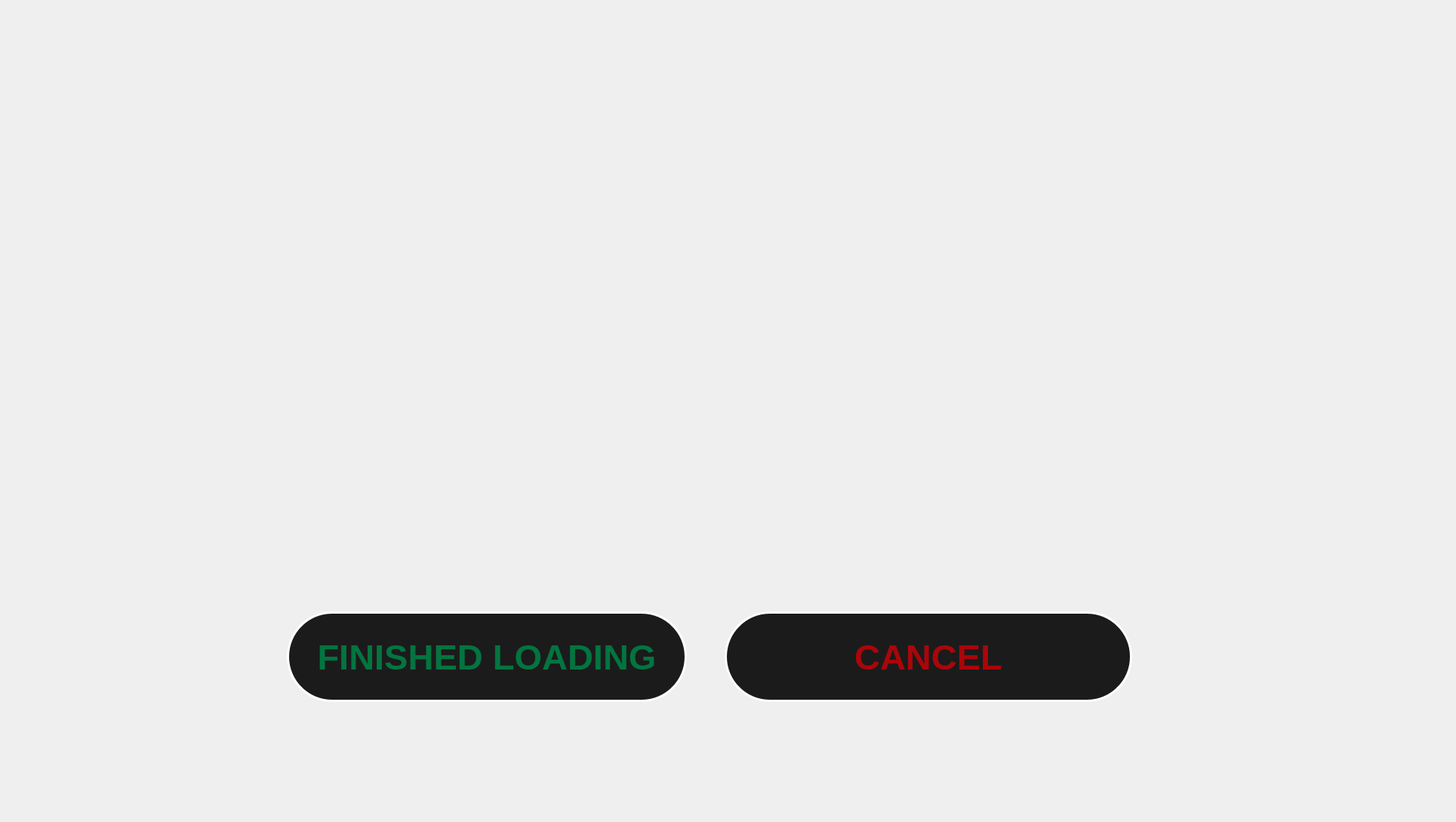
    <widget class="QWidget" name="LoadSampleScreen">
     <property name="styleSheet">
      <string notr="true"/>
     </property>
     <widget class="QPushButton" name="sample_loaded_btn">
      <property name="geometry">
       <rect>
        <x>380</x>
        <y>810</y>
        <width>530</width>
        <height>120</height>
       </rect>
      </property>
      <property name="sizePolicy">
       <sizepolicy hsizetype="Minimum" vsizetype="Fixed">
        <horstretch>0</horstretch>
        <verstretch>0</verstretch>
       </sizepolicy>
      </property>
      <property name="font">
       <font>
        <family>Arial</family>
        <pointsize>35</pointsize>
        <weight>75</weight>
        <italic>false</italic>
        <bold>true</bold>
       </font>
      </property>
      <property name="styleSheet">
       <string notr="true">QPushButton 
{
border-radius: 60px;
 background-color: rgb(27, 27, 27);
 border: 3px solid white;
 color: rgb(3, 116, 64);
}

QPushButton:pressed 
{
border-radius: 60px;
 background-color: rgb(27, 27, 27);
 border: 6px solid white;
 color: rgb(3, 116, 64);
}

QPushButton:disabled
{
border-radius: 60px;
 background-color: rgb(27, 27, 27);
 border: 6px solid grey;
 color: grey;
}</string>
      </property>
      <property name="text">
       <string>FINISHED LOADING</string>
      </property>
     </widget>
     <widget class="QPushButton" name="cancel_load_btn">
      <property name="geometry">
       <rect>
        <x>960</x>
        <y>810</y>
        <width>540</width>
        <height>120</height>
       </rect>
      </property>
      <property name="sizePolicy">
       <sizepolicy hsizetype="Minimum" vsizetype="Fixed">
        <horstretch>0</horstretch>
        <verstretch>0</verstretch>
       </sizepolicy>
      </property>
      <property name="font">
       <font>
        <family>Arial</family>
        <pointsize>35</pointsize>
        <weight>75</weight>
        <italic>false</italic>
        <bold>true</bold>
       </font>
      </property>
      <property name="styleSheet">
       <string notr="true">QPushButton 
{
 border-radius: 60px;
 background-color: rgb(27, 27, 27);
 border: 3px solid white;
 color: rgb(169, 6, 10)
}

QPushButton:pressed 
{
border-radius: 60px;
 background-color: rgb(27, 27, 27);
 border: 6px solid white;
 color: rgb(169, 6, 10)
}</string>
      </property>
      <property name="text">
       <string>CANCEL</string>
      </property>
     </widget>
     <widget class="QLabel" name="label">
      <property name="geometry">
       <rect>
        <x>0</x>
        <y>0</y>
        <width>1920</width>
        <height>1080</height>
       </rect>
      </property>
      <property name="text">
       <string/>
      </property>
      <property name="pixmap">
       <pixmap>CannaCheck_UI_images_1.2/LoadSampleScreen.png</pixmap>
      </property>
      <property name="scaledContents">
       <bool>true</bool>
      </property>
     </widget>
     <zorder>label</zorder>
     <zorder>cancel_load_btn</zorder>
     <zorder>sample_loaded_btn</zorder>
    </widget>
